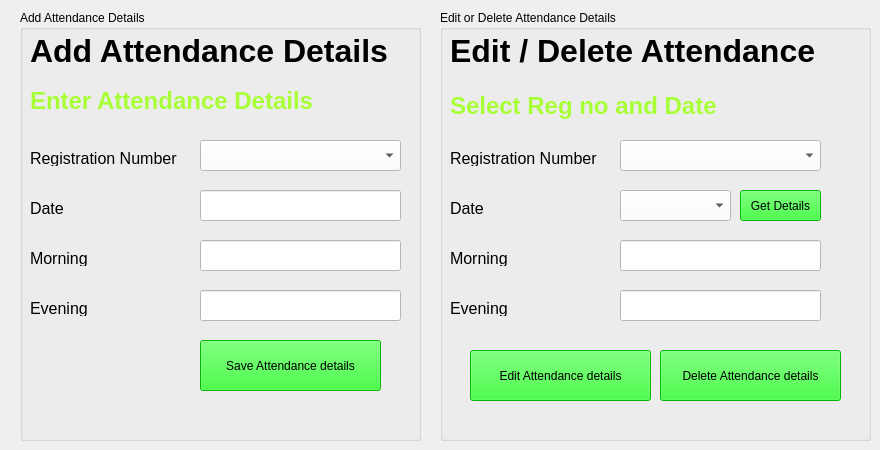
    <widget class="QWidget" name="tab_9">
     <attribute name="title">
      <string>Attendance</string>
     </attribute>
     <widget class="QGroupBox" name="groupBox_3">
      <property name="geometry">
       <rect>
        <x>20</x>
        <y>10</y>
        <width>401</width>
        <height>431</height>
       </rect>
      </property>
      <property name="title">
       <string>Add Attendance Details</string>
      </property>
      <widget class="QLabel" name="l41">
       <property name="geometry">
        <rect>
         <x>10</x>
         <y>80</y>
         <width>371</width>
         <height>21</height>
        </rect>
       </property>
       <property name="font">
        <font>
         <pointsize>18</pointsize>
         <weight>75</weight>
         <bold>true</bold>
        </font>
       </property>
       <property name="styleSheet">
        <string notr="true">color: rgb(168, 255, 55);</string>
       </property>
       <property name="text">
        <string>Enter Attendance Details</string>
       </property>
      </widget>
      <widget class="QLabel" name="label_66">
       <property name="geometry">
        <rect>
         <x>10</x>
         <y>20</y>
         <width>381</width>
         <height>41</height>
        </rect>
       </property>
       <property name="font">
        <font>
         <pointsize>24</pointsize>
         <weight>75</weight>
         <bold>true</bold>
        </font>
       </property>
       <property name="text">
        <string>Add Attendance Details</string>
       </property>
      </widget>
      <widget class="QLabel" name="label_67">
       <property name="geometry">
        <rect>
         <x>10</x>
         <y>140</y>
         <width>161</width>
         <height>16</height>
        </rect>
       </property>
       <property name="font">
        <font>
         <pointsize>12</pointsize>
        </font>
       </property>
       <property name="text">
        <string>Registration Number</string>
       </property>
      </widget>
      <widget class="QComboBox" name="cb41">
       <property name="geometry">
        <rect>
         <x>180</x>
         <y>130</y>
         <width>201</width>
         <height>31</height>
        </rect>
       </property>
       <property name="styleSheet">
        <string notr="true">background-color: rgb(255, 255, 255);

font: 12pt &quot;MS Shell Dlg 2&quot;;</string>
       </property>
      </widget>
      <widget class="QLabel" name="label_68">
       <property name="geometry">
        <rect>
         <x>10</x>
         <y>190</y>
         <width>161</width>
         <height>16</height>
        </rect>
       </property>
       <property name="font">
        <font>
         <pointsize>12</pointsize>
        </font>
       </property>
       <property name="text">
        <string>Date</string>
       </property>
      </widget>
      <widget class="QLineEdit" name="tb41">
       <property name="geometry">
        <rect>
         <x>180</x>
         <y>180</y>
         <width>201</width>
         <height>31</height>
        </rect>
       </property>
       <property name="styleSheet">
        <string notr="true">background-color: rgb(255, 255, 255);

font: 12pt &quot;MS Shell Dlg 2&quot;;</string>
       </property>
      </widget>
      <widget class="QLabel" name="label_69">
       <property name="geometry">
        <rect>
         <x>10</x>
         <y>240</y>
         <width>161</width>
         <height>16</height>
        </rect>
       </property>
       <property name="font">
        <font>
         <pointsize>12</pointsize>
        </font>
       </property>
       <property name="text">
        <string>Morning</string>
       </property>
      </widget>
      <widget class="QLineEdit" name="tb42">
       <property name="geometry">
        <rect>
         <x>180</x>
         <y>230</y>
         <width>201</width>
         <height>31</height>
        </rect>
       </property>
       <property name="styleSheet">
        <string notr="true">background-color: rgb(255, 255, 255);

font: 12pt &quot;MS Shell Dlg 2&quot;;</string>
       </property>
      </widget>
      <widget class="QLabel" name="label_70">
       <property name="geometry">
        <rect>
         <x>10</x>
         <y>290</y>
         <width>161</width>
         <height>16</height>
        </rect>
       </property>
       <property name="font">
        <font>
         <pointsize>12</pointsize>
        </font>
       </property>
       <property name="text">
        <string>Evening</string>
       </property>
      </widget>
      <widget class="QLineEdit" name="tb43">
       <property name="geometry">
        <rect>
         <x>180</x>
         <y>280</y>
         <width>201</width>
         <height>31</height>
        </rect>
       </property>
       <property name="styleSheet">
        <string notr="true">background-color: rgb(255, 255, 255);

font: 12pt &quot;MS Shell Dlg 2&quot;;</string>
       </property>
      </widget>
      <widget class="QPushButton" name="b41">
       <property name="geometry">
        <rect>
         <x>180</x>
         <y>330</y>
         <width>181</width>
         <height>51</height>
        </rect>
       </property>
       <property name="styleSheet">
        <string notr="true">background-color: rgb(3, 255, 3);

font: 12pt &quot;MS Shell Dlg 2&quot;;</string>
       </property>
       <property name="text">
        <string>Save Attendance details</string>
       </property>
      </widget>
     </widget>
     <widget class="QGroupBox" name="groupBox_4">
      <property name="geometry">
       <rect>
        <x>440</x>
        <y>10</y>
        <width>431</width>
        <height>431</height>
       </rect>
      </property>
      <property name="title">
       <string>Edit or Delete Attendance Details</string>
      </property>
      <widget class="QLabel" name="l42">
       <property name="geometry">
        <rect>
         <x>10</x>
         <y>80</y>
         <width>371</width>
         <height>31</height>
        </rect>
       </property>
       <property name="font">
        <font>
         <pointsize>18</pointsize>
         <weight>75</weight>
         <bold>true</bold>
        </font>
       </property>
       <property name="styleSheet">
        <string notr="true">color: rgb(168, 255, 55);</string>
       </property>
       <property name="text">
        <string>Select Reg no and Date</string>
       </property>
      </widget>
      <widget class="QLabel" name="label_72">
       <property name="geometry">
        <rect>
         <x>10</x>
         <y>20</y>
         <width>391</width>
         <height>41</height>
        </rect>
       </property>
       <property name="font">
        <font>
         <pointsize>24</pointsize>
         <weight>75</weight>
         <bold>true</bold>
        </font>
       </property>
       <property name="text">
        <string>Edit / Delete Attendance</string>
       </property>
      </widget>
      <widget class="QLabel" name="label_73">
       <property name="geometry">
        <rect>
         <x>10</x>
         <y>140</y>
         <width>161</width>
         <height>16</height>
        </rect>
       </property>
       <property name="font">
        <font>
         <pointsize>12</pointsize>
        </font>
       </property>
       <property name="text">
        <string>Registration Number</string>
       </property>
      </widget>
      <widget class="QComboBox" name="cb42">
       <property name="geometry">
        <rect>
         <x>180</x>
         <y>130</y>
         <width>201</width>
         <height>31</height>
        </rect>
       </property>
       <property name="styleSheet">
        <string notr="true">background-color: rgb(255, 255, 255);

font: 12pt &quot;MS Shell Dlg 2&quot;;</string>
       </property>
      </widget>
      <widget class="QLabel" name="label_74">
       <property name="geometry">
        <rect>
         <x>10</x>
         <y>190</y>
         <width>161</width>
         <height>16</height>
        </rect>
       </property>
       <property name="font">
        <font>
         <pointsize>12</pointsize>
        </font>
       </property>
       <property name="text">
        <string>Date</string>
       </property>
      </widget>
      <widget class="QLabel" name="label_75">
       <property name="geometry">
        <rect>
         <x>10</x>
         <y>240</y>
         <width>161</width>
         <height>16</height>
        </rect>
       </property>
       <property name="font">
        <font>
         <pointsize>12</pointsize>
        </font>
       </property>
       <property name="text">
        <string>Morning</string>
       </property>
      </widget>
      <widget class="QLineEdit" name="tb44">
       <property name="geometry">
        <rect>
         <x>180</x>
         <y>230</y>
         <width>201</width>
         <height>31</height>
        </rect>
       </property>
       <property name="styleSheet">
        <string notr="true">background-color: rgb(255, 255, 255);

font: 12pt &quot;MS Shell Dlg 2&quot;;</string>
       </property>
      </widget>
      <widget class="QLabel" name="label_76">
       <property name="geometry">
        <rect>
         <x>10</x>
         <y>290</y>
         <width>161</width>
         <height>16</height>
        </rect>
       </property>
       <property name="font">
        <font>
         <pointsize>12</pointsize>
        </font>
       </property>
       <property name="text">
        <string>Evening</string>
       </property>
      </widget>
      <widget class="QLineEdit" name="tb45">
       <property name="geometry">
        <rect>
         <x>180</x>
         <y>280</y>
         <width>201</width>
         <height>31</height>
        </rect>
       </property>
       <property name="styleSheet">
        <string notr="true">background-color: rgb(255, 255, 255);

font: 12pt &quot;MS Shell Dlg 2&quot;;</string>
       </property>
      </widget>
      <widget class="QPushButton" name="b43">
       <property name="geometry">
        <rect>
         <x>30</x>
         <y>340</y>
         <width>181</width>
         <height>51</height>
        </rect>
       </property>
       <property name="styleSheet">
        <string notr="true">background-color: rgb(3, 255, 3);

font: 12pt &quot;MS Shell Dlg 2&quot;;</string>
       </property>
       <property name="text">
        <string>Edit Attendance details</string>
       </property>
      </widget>
      <widget class="QComboBox" name="cb43">
       <property name="geometry">
        <rect>
         <x>180</x>
         <y>180</y>
         <width>111</width>
         <height>31</height>
        </rect>
       </property>
       <property name="styleSheet">
        <string notr="true">background-color: rgb(255, 255, 255);

font: 12pt &quot;MS Shell Dlg 2&quot;;</string>
       </property>
      </widget>
      <widget class="QPushButton" name="b42">
       <property name="geometry">
        <rect>
         <x>300</x>
         <y>180</y>
         <width>81</width>
         <height>31</height>
        </rect>
       </property>
       <property name="styleSheet">
        <string notr="true">background-color: rgb(3, 255, 3);

font: 12pt &quot;MS Shell Dlg 2&quot;;</string>
       </property>
       <property name="text">
        <string>Get Details</string>
       </property>
      </widget>
      <widget class="QPushButton" name="b44">
       <property name="geometry">
        <rect>
         <x>220</x>
         <y>340</y>
         <width>181</width>
         <height>51</height>
        </rect>
       </property>
       <property name="styleSheet">
        <string notr="true">background-color: rgb(3, 255, 3);

font: 12pt &quot;MS Shell Dlg 2&quot;;</string>
       </property>
       <property name="text">
        <string>Delete Attendance details</string>
       </property>
      </widget>
     </widget>
    </widget>
